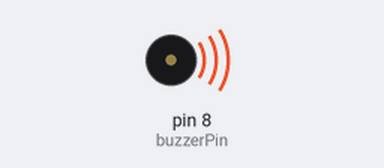
A sketch run on a simulated Arduino Uno, built with avr-gcc and run on an emulated ATmega328P. On the bench: buzzer (waves = sounding).

Above: at 0.02 s.
Timing chart, 0 to 3.0 s (numbered marks = the images above):
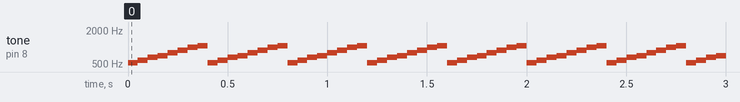

The sketch:

passive_buzzer.ino
```cpp
#include "pitches.h"
int buzzerPin = 8;
int melody[] = { NOTE_C5, NOTE_D5, NOTE_E5, NOTE_F5, NOTE_G5, NOTE_A5, NOTE_B5, NOTE_C6 };
int duration = 50;

void setup() {
}

void loop() {
  for (int i = 0; i < 8; i++) {
    tone(buzzerPin, melody[i], duration);
    delay(duration);
  }
}
```

Measured:
- by itself, tone on pin 8 (buzzerPin): repeats every 0.40 s: 587 Hz 0.05 s, 659 Hz 0.05 s, 698 Hz 0.05 s, 784 Hz 0.05 s, 880 Hz 0.05 s, 988 Hz 0.05 s, 1047 Hz 0.05 s, 523 Hz 0.05 s
